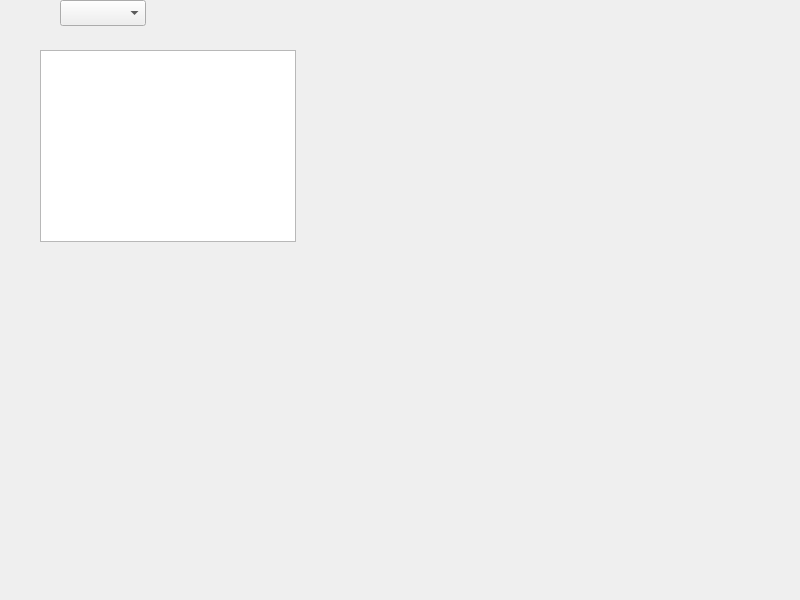
<?xml version="1.0" encoding="UTF-8"?>
<ui version="4.0">
 <class>MainWindow</class>
 <widget class="QMainWindow" name="MainWindow">
  <property name="geometry">
   <rect>
    <x>0</x>
    <y>0</y>
    <width>800</width>
    <height>600</height>
   </rect>
  </property>
  <property name="windowTitle">
   <string>Mailadler</string>
  </property>
  <widget class="QWidget" name="centralwidget">
   <widget class="QListWidget" name="ordnerListe">
    <property name="geometry">
     <rect>
      <x>40</x>
      <y>50</y>
      <width>256</width>
      <height>192</height>
     </rect>
    </property>
   </widget>
   <widget class="QComboBox" name="sprachBox">
    <property name="geometry">
     <rect>
      <x>60</x>
      <y>0</y>
      <width>86</width>
      <height>26</height>
     </rect>
    </property>
   </widget>
  </widget>
  <widget class="QMenuBar" name="menubar">
   <property name="geometry">
    <rect>
     <x>0</x>
     <y>0</y>
     <width>800</width>
     <height>23</height>
    </rect>
   </property>
  </widget>
 </widget>
 <resources/>
 <connections/>
</ui>
